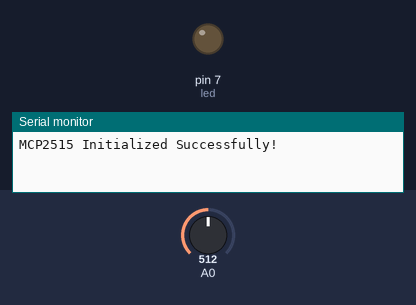
Bench run of a sketch on a simulated Arduino Uno, built with avr-gcc and run on an emulated ATmega328P. On the bench: output pins drawn as LEDs (lit = HIGH), the last lines printed to the serial monitor. The inputs (shaded band) are chosen by the test bench; at power-on: A0 = 512.

Above: at 1.2 s.
1.3 s: A0 set to 488
At 1.9 s:
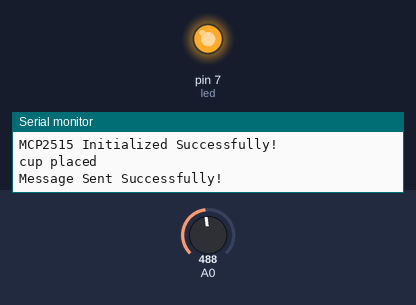
2.9 s: A0 set to 510
At 3.3 s:
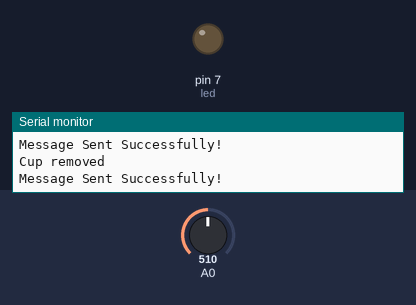
4.5 s: A0 set to 490
At 5.8 s:
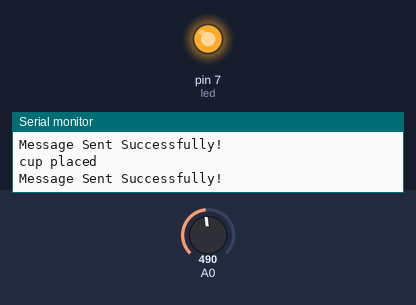
6.1 s: A0 set to 511
At 7.1 s:
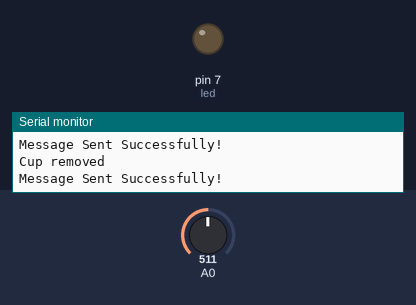
Timing chart, 0 to 8.7 s (numbered marks = the images above; inputs shaded):
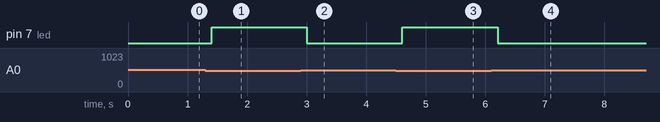

The sketch:

CupSystem.ino
```cpp
#include "Sensor.h"
#include <mcp_can.h>
#include <SPI.h>
MCP_CAN CAN0(10);
Sensor* sensor;
int led = 7;
bool isCup = false;
void setup() {
  Serial.begin(9600);
  sensor = new Sensor(A0);
  pinMode(led,OUTPUT);
  // put your setup code here, to run once:
  // Initialize MCP2515 running at 16MHz with a baudrate of 100kb/s and the masks and filters disabled.
  if (CAN0.begin(MCP_ANY, CAN_100KBPS, MCP_16MHZ) == CAN_OK) Serial.println("MCP2515 Initialized Successfully!");
  else Serial.println("Error Initializing MCP2515...");
  CAN0.setMode(MCP_NORMAL);
}

void loop() {
  digitalWrite(led,isCup);
  // Serial.println();
  if (sensor->Read())
  {
    if (!isCup)
    {
      isCup = true;
       Serial.println("cup placed");
       sendStatus(0x01);

    }
  }
  else
  {
    if (isCup)
    {
       Serial.println("Cup removed");
      isCup = false;
      sendStatus(0x00);
    }
  }
  delay(100);
}
void sendStatus(uint8_t cupStatus)
{
  byte data[8] = {cupStatus};
  byte sndStat = CAN0.sendMsgBuf(0x40, 0, 1, data);
  if (sndStat == CAN_OK) {
    Serial.println("Message Sent Successfully!");
  } else {
    Serial.println("Error Sending Message...");
  }
}
```

Sensor.cpp
```cpp
#include "Sensor.h"
Sensor::Sensor(int Pin):SensorPin(Pin)
{
pinMode(Pin,INPUT);
}
int Sensor::Read(void)
{
  int value = analogRead(SensorPin);
  if(value < 500)
  {
   return 1;
  }
  else
  {
    return 0;
  }
}
```

Sensor.h
```cpp
#ifndef SENSOR_H
#define SENSOR_H
#include <arduino.h>
class Sensor
{
public:
  Sensor(int Pin);
  int Read(void);
private:
int SensorPin;
};

#endif
```

Measured:
- the behaviour switches between 500 and 499 on A0 (found by bisection; images 0 and 1)
- after the input at 1.3 s, pin 7 (led): LOW → HIGH after 0.10 s
- after the input at 2.9 s, pin 7 (led): HIGH → LOW after 0.11 s
- after the input at 4.5 s, pin 7 (led): LOW → HIGH after 0.11 s
- after the input at 6.1 s, pin 7 (led): HIGH → LOW after 0.11 s
